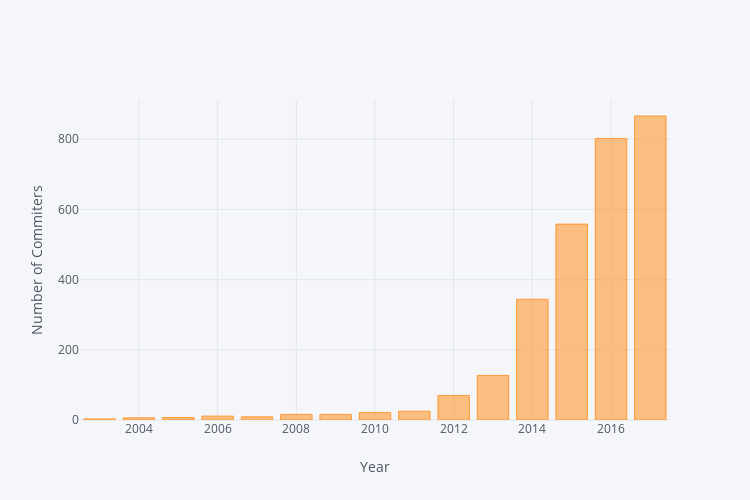

Source (notebook cell):
### Markdown cell above
## Commiters / Year

### Code cell
committers_per_year = data_by_year.author.nunique()
iplot(committers_per_year.iplot(asFigure=True, dimensions=(750, 500), kind="bar", yTitle="Number of Commiters", xTitle="Year"))

### Figure 1 — Plotly figure (JSON) as saved in the notebook; plotly's stock layout.template omitted (floating-point values rounded to 4 significant figures)
{"data": [{"marker": {"color": "rgba(255, 153, 51, 0.6)", "line": {"color": "rgba(255, 153, 51, 1.0)", "width": 1}}, "name": "author", "orientation": "v", "text": "", "type": "bar", "x": [2003, 2004, 2005, 2006, 2007, 2008, 2009, 2010, 2011, 2012, 2013, 2014, 2015, 2016, 2017], "y": [3, 6, 7, 11, 9, 16, 16, 21, 25, 70, 127, 344, 558, 802, 866]}], "layout": {"height": 500, "legend": {"bgcolor": "#F5F6F9", "font": {"color": "#4D5663"}}, "paper_bgcolor": "#F5F6F9", "plot_bgcolor": "#F5F6F9", "titlefont": {"color": "#4D5663"}, "width": 750, "xaxis1": {"gridcolor": "#E1E5ED", "showgrid": true, "tickfont": {"color": "#4D5663"}, "title": "Year", "titlefont": {"color": "#4D5663"}, "zerolinecolor": "#E1E5ED"}, "yaxis1": {"gridcolor": "#E1E5ED", "showgrid": true, "tickfont": {"color": "#4D5663"}, "title": "Number of Commiters", "titlefont": {"color": "#4D5663"}, "zerolinecolor": "#E1E5ED"}}}
